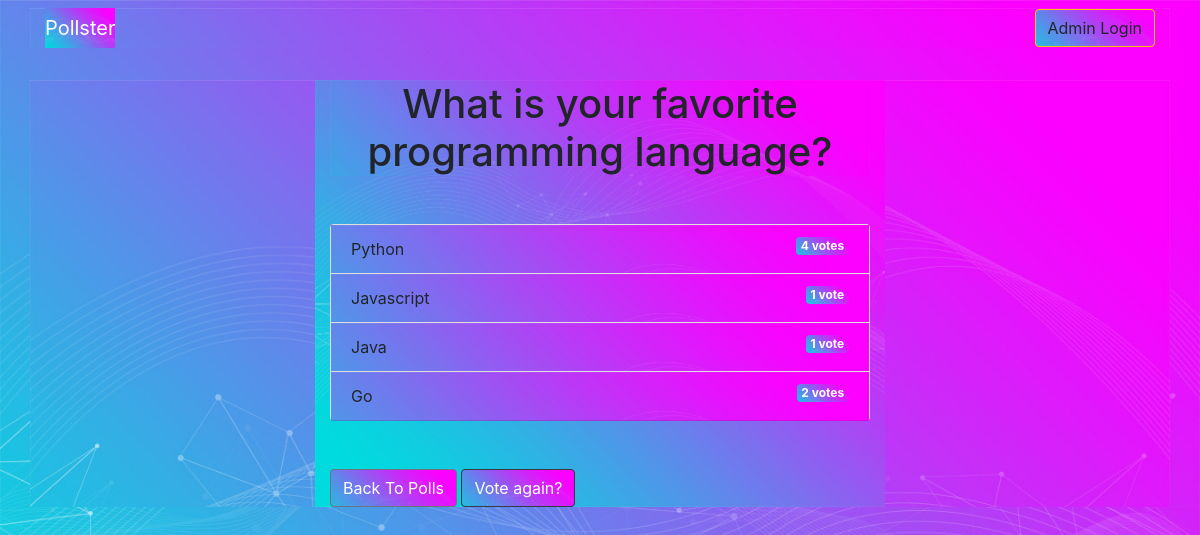
Page /polls/1/results/ on the committed database.
### polls/models.py (models this page shows, shortened)
class Question(models.Model):
    question_text = models.CharField(max_length=200)
    pub_date = models.DateTimeField('date published')

class Choice(models.Model):
    question = models.ForeignKey(Question, on_delete=models.CASCADE)
    choice_text = models.CharField(max_length=200)
    votes = models.IntegerField(default=0)

### polls/views.py (the view)
# urls.py: path('<int:question_id>/results/', views.results, name='results'),
def results(request, question_id):
    question = get_object_or_404(Question, pk=question_id)
    return render(request, 'polls/results.html', {'question': question})

### templates/polls/results.html (shortened to what this page needs)
{% extends 'base.html' %}
{% block content %}
    <h1 class="mb-5 text-center">{{ question.question_text }}</h1>
    <ul class="list-group mb-5">
        {% for choice in question.choice_set.all %}
            <li class="list-group-item">
                {{ choice.choice_text }} <span
                    class="badge badge-success float-right">{{ choice.votes }} vote{{ choice.votes | pluralize }}</span>
            </li>
        {% endfor %}
    </ul>
    <a class="btn btn-secondary" href="{% url 'polls:index' %}">Back To Polls</a>
    <a class="btn btn-dark" href="{% url 'polls:detail' question.id %}">Vote again?</a>
{% endblock %}

### static/css/base.css (style rules this page uses)
* { background-image: url("../img/blue.jpg"); background-repeat: no-repeat; background-size: cover; }

### rows in the picture
Question: question_text "What is your favorite programming language?"
Choice: choice_text "Python", votes "4", votes|pluralize "s"
Choice: choice_text "Javascript", votes "1"
Choice: choice_text "Java", votes "1"
Choice: choice_text "Go", votes "2", votes|pluralize "s"
